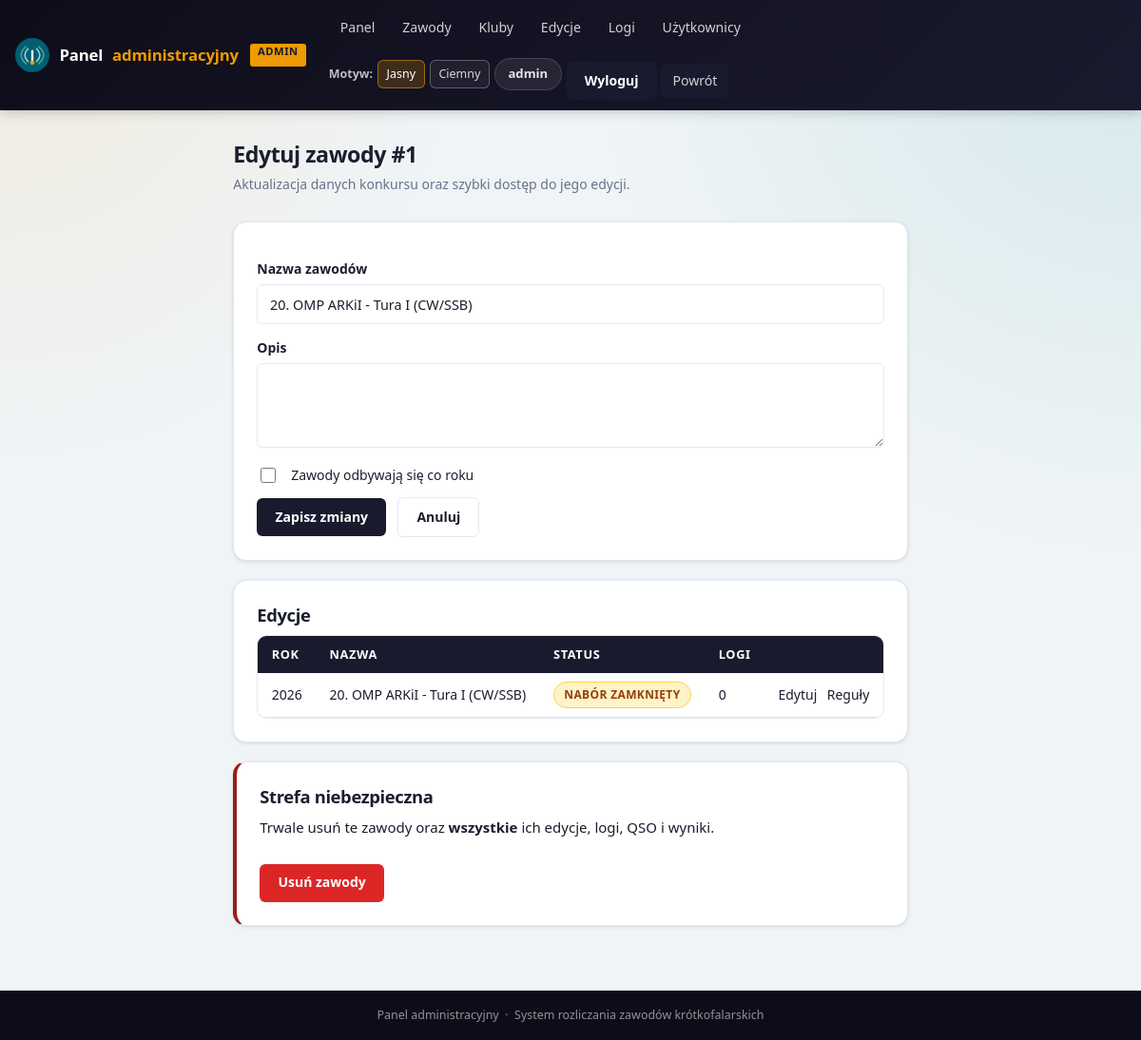
Screenshot of /admin/contests/1/edit (signed in) with the database file from the repository.
### app/models.py (models this page shows, shortened)
class AdminUser(db.Model):
    id = db.Column(db.Integer, primary_key=True)
    username = db.Column(db.String(80), nullable=False, unique=True)
    password_hash = db.Column(db.String(255), nullable=False)
    created_at = db.Column(db.DateTime, default=datetime.utcnow, nullable=False)
    last_login_at = db.Column(db.DateTime, nullable=True)

class Contest(db.Model):
    id = db.Column(db.Integer, primary_key=True)
    name = db.Column(db.String(120), nullable=False, unique=True)
    description = db.Column(db.Text, nullable=True)
    is_yearly_recurring = db.Column(db.Boolean, default=True, nullable=False)
    created_at = db.Column(db.DateTime, default=datetime.utcnow, nullable=False)
    editions = db.relationship(
        "ContestEdition",
        back_populates="contest",
        cascade="all, delete-orphan",
        order_by="ContestEdition.year.desc()",
    )
    rule_notes = db.relationship(
        "ContestRuleNote",
        back_populates="contest",
        cascade="all, delete-orphan",
        order_by="ContestRuleNote.created_at.desc()",
    )

class ContestEdition(db.Model):
    id = db.Column(db.Integer, primary_key=True)
    contest_id = db.Column(db.Integer, db.ForeignKey("contest.id"), nullable=False)
    year = db.Column(db.Integer, nullable=False)
    name = db.Column(db.String(120), nullable=True)
    description = db.Column(db.Text, nullable=True)
    status = db.Column(db.String(32), default="draft", nullable=False)
    submission_open_at = db.Column(db.DateTime, nullable=True)
    submission_deadline = db.Column(db.DateTime, nullable=True)
    created_at = db.Column(db.DateTime, default=datetime.utcnow, nullable=False)
    contest = db.relationship("Contest", back_populates="editions")
    rules = db.relationship(
        "ContestRule",
        back_populates="edition",
        cascade="all, delete-orphan",
        order_by="ContestRule.key",
    )
    logs = db.relationship(
        "ContestLog",
        back_populates="edition",
        cascade="all, delete-orphan",
        order_by="ContestLog.uploaded_at.desc()",
    )
    categories = db.relationship(
        "ContestCategory",
        back_populates="edition",
        cascade="all, delete-orphan",
        order_by="ContestCategory.name",
    )
    certificate_template = db.relationship(
        "CertificateTemplate",
        back_populates="edition",
        uselist=False,
        cascade="all, delete-orphan",
    )
    __table_args__ = (db.UniqueConstraint("contest_id", "year", name="uq_contest_edition_year"),)
    @property
    def status_label(self) -> str:
        labels = {
            "draft": "Szkic",
            "accepting_logs": "Przyjmowanie logów",
            "submission_closed": "Nabór zamknięty",
        }
        return labels.get(self.status, self.status.replace("_", " ").title())

### app/admin.py (the view, shortened to what this page needs)
@admin_bp.route("/contests/<int:contest_id>/edit", methods=["GET", "POST"])
@admin_login_required
def edit_contest(contest_id: int):
    contest = Contest.query.get_or_404(contest_id)
    return render_template("admin/contest_edit.html", contest=contest)

### app/admin.py (called while the page is built)
@admin_bp.before_request
def require_admin_login():
    allowed_endpoints = {
        "admin.login",
        "admin.logout",
    }
    if request.endpoint in allowed_endpoints:
        return None
    if get_current_admin_user() is None:
        flash("Zaloguj się, aby uzyskać dostęp do panelu administracyjnego.", "error")
        return redirect(url_for("admin.login", next=request.full_path if request.query_string else None))

### app/admin_auth.py (called while the page is built)
def get_current_admin_user() -> AdminUser | None:
    if hasattr(g, "current_admin_user"):
        return g.current_admin_user
    user_id = session.get(SESSION_KEY)
    if not user_id:
        g.current_admin_user = None
        return None
    user = db.session.get(AdminUser, user_id)
    g.current_admin_user = user
    return user

def admin_login_required(view):
    @wraps(view)
    def wrapped(*args, **kwargs):
        if get_current_admin_user() is None:
            flash("Zaloguj się, aby uzyskać dostęp do panelu administracyjnego.", "error")
            return redirect(url_for("admin.login", next=request.full_path if request.query_string else None))
        return view(*args, **kwargs)
    return wrapped

### app/templates/admin/contest_edit.html
{% extends 'admin/base.html' %}
{% block content %}
<div class="admin-page-title">
    <h2>Edytuj zawody #{{ contest.id }}</h2>
    <p class="muted">Aktualizacja danych konkursu oraz szybki dostęp do jego edycji.</p>
</div>
<section class="card">
    <form method="post">
        <label for="name">Nazwa zawodów</label>
        <input id="name" name="name" type="text" value="{{ contest.name }}" required>
        <label for="description">Opis</label>
        <textarea id="description" name="description" rows="3">{{ contest.description or '' }}</textarea>
        <label class="checkbox-row">
            <input name="is_yearly_recurring" type="checkbox" {% if contest.is_yearly_recurring %}checked{% endif %}>
            Zawody odbywają się co roku
        </label>
        <div class="form-actions">
            <button type="submit">Zapisz zmiany</button>
            <a href="{{ url_for('admin.contests') }}" class="button btn-secondary">Anuluj</a>
        </div>
    </form>
</section>
<section class="card">
    <h3>Edycje</h3>
    {% if contest.editions %}
        <div class="table-wrap">
            <table>
                <thead><tr><th>Rok</th><th>Nazwa</th><th>Status</th><th>Logi</th><th></th></tr></thead>
                <tbody>
                    {% for edition in contest.editions %}
                    <tr>
                        <td>{{ edition.year }}</td>
                        <td>{{ edition.name or '—' }}</td>
                        <td><span class="badge badge-{{ edition.status }}">{{ edition.status_label }}</span></td>
                        <td>{{ edition.logs | length }}</td>
                        <td>
                            <div class="table-actions">
                                <a href="{{ url_for('admin.edit_edition', edition_id=edition.id) }}">Edytuj</a>
                                <a href="{{ url_for('admin.edition_rules', edition_id=edition.id) }}">Reguły</a>
                            </div>
                        </td>
                    </tr>
                    {% endfor %}
                </tbody>
            </table>
        </div>
    {% else %}
        <p class="muted">Brak edycji.</p>
    {% endif %}
</section>
<section class="card card-danger">
    <h3>Strefa niebezpieczna</h3>
    <p>Trwale usuń te zawody oraz <strong>wszystkie</strong> ich edycje, logi, QSO i wyniki.</p>
    <form method="post" action="{{ url_for('admin.delete_contest', contest_id=contest.id) }}"
          onsubmit="return confirm('Trwale usunąć \'{{ contest.name }}\' wraz z całą zawartością?')">
        <button type="submit" class="btn-danger">Usuń zawody</button>
    </form>
</section>
{% endblock %}

### app/templates/admin/base.html (shortened to what this page needs)
<!doctype html>
<html lang="{{ ui_lang }}" data-theme="{{ ui_theme }}">
<head>
    <link rel="stylesheet" href="{{ url_for('static', filename='styles.css') }}">
</head>
<body class="admin-panel">
<header class="site-header admin-header">
    <div class="header-inner">
        <a class="site-logo" href="{{ url_for('admin.dashboard') }}">
            <img src="{{ url_for('static', filename='favicon.svg') }}" alt="Logo">
            <span class="site-logo-text">Panel&nbsp;<span class="logo-accent">administracyjny</span> <span class="admin-badge">ADMIN</span></span>
        </a>
        <nav class="admin-nav">
            <div class="admin-nav-primary">
                <a href="{{ url_for('admin.dashboard') }}">Panel</a>
                <a href="{{ url_for('admin.contests') }}">Zawody</a>
                <a href="{{ url_for('admin.clubs') }}">Kluby</a>
                <a href="{{ url_for('admin.editions') }}">Edycje</a>
                <a href="{{ url_for('admin.logs') }}">Logi</a>
                <a href="{{ url_for('admin.users') }}">Użytkownicy</a>
            </div>
            <div class="admin-nav-meta">
                <span class="admin-nav-label">{{ t('theme') }}:</span>
                <a href="{{ ui_url(theme='light') }}" class="nav-chip {% if ui_theme == 'light' %}active{% endif %}">{{ t('theme_light') }}</a>
                <a href="{{ ui_url(theme='dark') }}" class="nav-chip {% if ui_theme == 'dark' %}active{% endif %}">{{ t('theme_dark') }}</a>
                {% if current_admin_user %}
                    <span class="admin-user-pill">{{ current_admin_user.username }}</span>
                    <form method="post" action="{{ url_for('admin.logout') }}" class="admin-nav-form">
                        <button type="submit" class="button admin-logout">Wyloguj</button>
                    </form>
                {% endif %}
                <a href="{{ url_for('main.index') }}" class="button admin-public-link">Powrót</a>
            </div>
        </nav>
    </div>
</header>
<main class="container admin-main">
    {% block content %}{% endblock %}
</main>
<footer class="site-footer">
    Panel administracyjny &nbsp;·&nbsp; System rozliczania zawodów krótkofalarskich
</footer>
</body>
</html>

### app/templates/admin/base.html (style rules this page uses)
:root { --clr-primary: #1a1a2e; --clr-primary-dark: #0d0d1a; --clr-primary-light:#2d2d5a; --clr-accent: #ee9b00; }
.site-header { background: linear-gradient(135deg, #0d0d1a 0%, #1a1a2e 100%); }
.admin-badge { display: inline-block; background: var(--clr-accent); color: #1a1a2e; font-size: .7rem; font-weight: 800; padding: .15rem .5rem; border-radius: 3px; vertical-align: middle; margin-left: .4rem; letter-spacing: .05em; }
thead th { background: #1a1a2e; }
.card-danger { border-left: 4px solid var(--clr-bad); }

### rows the page displays
AdminUser: username "admin"
Contest: id "1", name "20. OMP ARKiI - Tura I (CW/SSB)"
ContestEdition: year "2026", name "20. OMP ARKiI - Tura I (CW/SSB)", status_label "NABÓR ZAMKNIĘTY", logs|length "0"

### other values shown
{{ t('theme') }} "Motyw"
{{ t('theme_light') }} "Jasny"
{{ t('theme_dark') }} "Ciemny"
